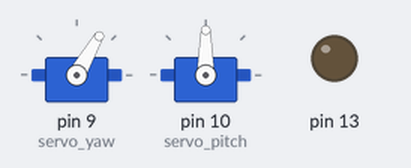
The program below on a simulated Arduino Uno, built with avr-gcc and run on an emulated ATmega328P. Parts: 2 × servo, output pins drawn as LEDs (lit = HIGH).

Above: at 0.05 s.
At 2.1 s:
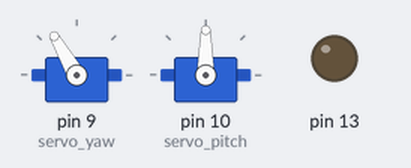
At 4.2 s:
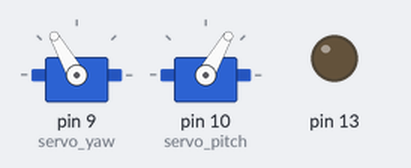
At 6.3 s:
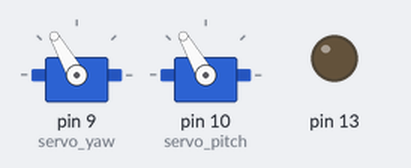
At 8.4 s:
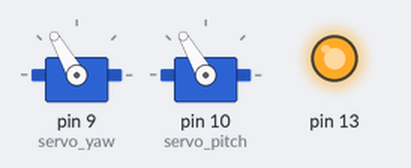
Timing chart, 0 to 10.9 s (numbered marks = the images above):
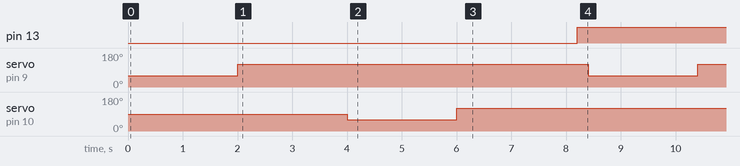

The program:

main.cpp
```cpp
#include <Arduino.h>
#include <Servo.h>

Servo servo_yaw;
Servo servo_pitch;

void setup(){
    pinMode(13, OUTPUT);
    servo_yaw.attach(9); //привязываем привод к порту 10
    servo_pitch.attach(10); //привязываем привод к порту 10
}

void loop()
{
    while (true)
    {
        servo_yaw.write(60); //ставим вал под 0

        delay(2000); //ждем 2 секунды

        servo_yaw.write(120); //ставим вал под 180

        delay(2000); //ждем 2 секунды

        servo_pitch.write(60); //ставим вал под 0

        delay(2000); //ждем 2 секунды

        servo_pitch.write(120); //ставим вал под 180

        delay(2000); //ждем 2 секунды


        digitalWrite(13, LOW);
        delay(200);
        digitalWrite(13, HIGH);
        delay(200);
    }
}
```

Measured:
- by itself, pin 13: alternates HIGH for 8.2 s and LOW for 0.20 s
- by itself, servo on pin 9 (servo_yaw), servo on pin 10 (servo_pitch): alternates 120° for 6.4 s and 60° for 2.0 s
